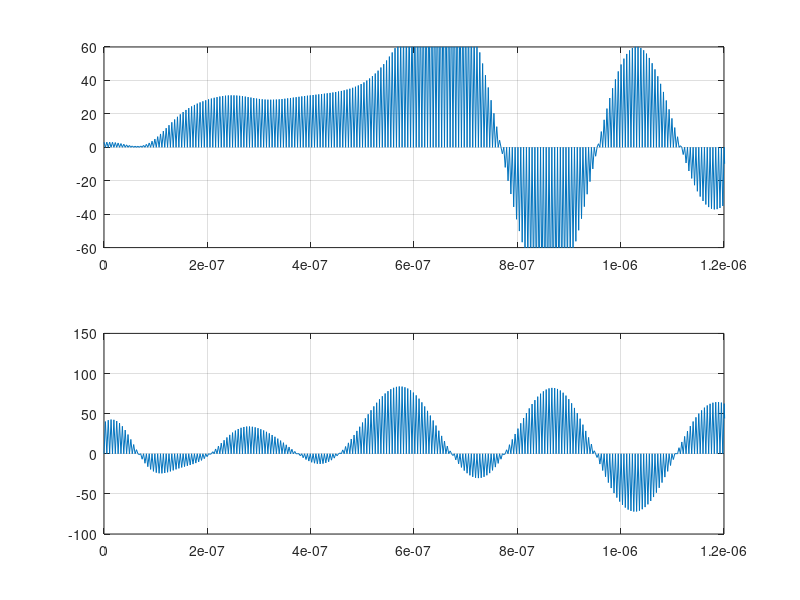
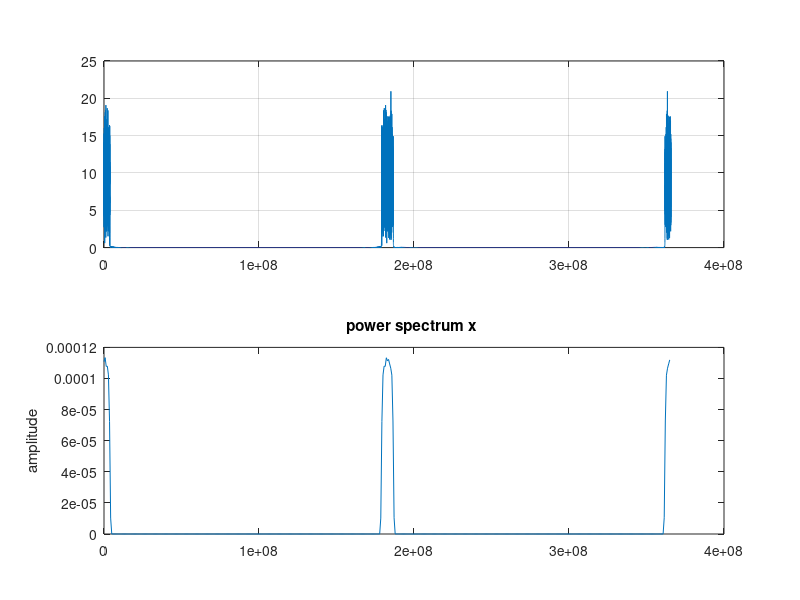
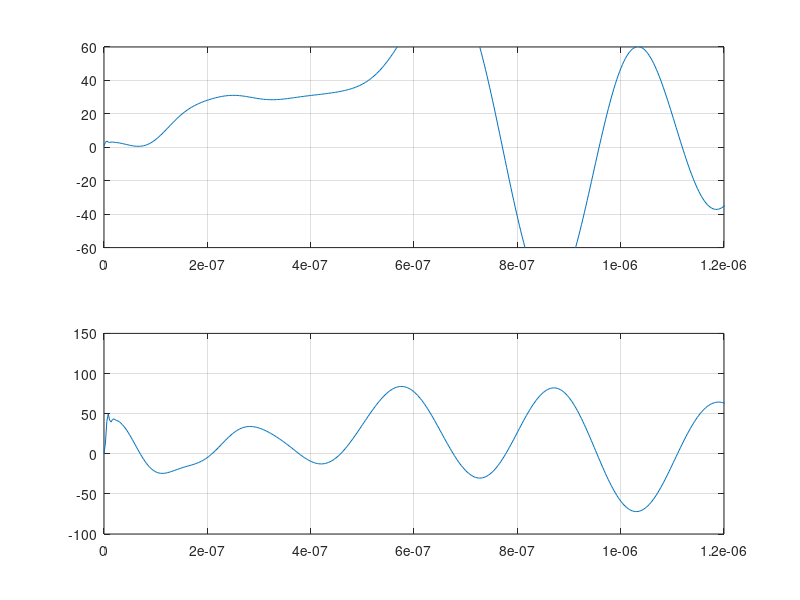
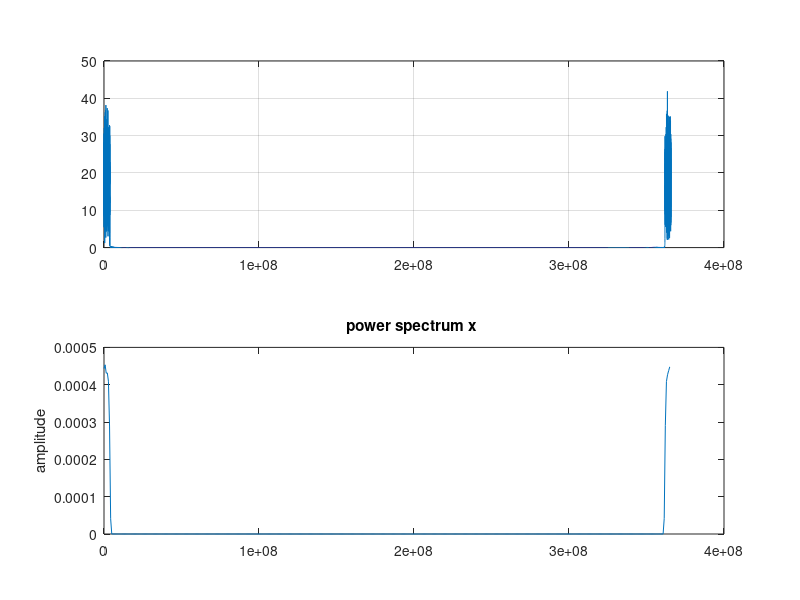

MATLAB code to generate these figures, in order:
%DVB-T 2K Reception
clear all;
close all;
Tu=224e-6; %useful OFDM symbol period
T=Tu/2048; %baseband elementary period
G=0; %choice of 1/4, 1/8, 1/16, and 1/32
delta=G*Tu; %guard band duration
Ts=delta+Tu; %total OFDM symbol period
Kmax=1705; %number of subcarriers
Kmin=0;
FS=4096; %IFFT/FFT length
q=10; %carrier period to elementary period ratio
fc=q*1/T; %carrier frequency
Rs=4*fc; %simulation period
t=0:1/Rs:Tu;
tt=0:T/2:Tu;
%Data generator
sM = 2;
[x,y] = meshgrid((-sM+1):2:(sM-1),(-sM+1):2:(sM-1));
alphabet = x(:) + 1i*y(:);
N=Kmax+1;
rand('state',0);
a=-1+2*round(rand(N,1)).'+i*(-1+2*round(rand(N,1))).';
A=length(a);
info=zeros(FS,1);
info(1:(A/2)) = [ a(1:(A/2)).'];
info((FS-((A/2)-1)):FS) = [ a(((A/2)+1):A).'];
carriers=FS.*ifft(info,FS);
%Upconverter
L = length(carriers);
chips = [ carriers.';zeros((2*q)-1,L)];
p=1/Rs:1/Rs:T/2;
g=ones(length(p),1);
dummy=conv(g,chips(:));
u=[dummy; zeros(46,1)];
[b,aa] = butter(13,1/20);
uoft = filter(b,aa,u);
delay=64; %Reconstruction filter delay
s_tilde=(uoft(delay+(1:length(t))).').*exp(1i*2*pi*fc*t);
s=real(s_tilde);
%OFDM RECEPTION
%Downconversion
r_tilde=exp(-1i*2*pi*fc*t).*s; %(F)
figure(1);
subplot(211);
plot(t,real(r_tilde));
axis([0e-7 12e-7 -60 60]);
grid on;
figure(1);
subplot(212);
plot(t,imag(r_tilde));
axis([0e-7 12e-7 -100 150]);
grid on;
figure(2);
ff=(Rs)*(1:(q*FS))/(q*FS);
subplot(211);
plot(ff,abs(fft(r_tilde,q*FS))/FS);
grid on;
figure(2);
subplot(212);
pwelch(r_tilde,[],[],[],Rs);
%Carrier suppression
[B,AA] = butter(3,1/2);
r_info=2*filter(B,AA,r_tilde); %Baseband signal continuous-time (G)
figure(3);
subplot(211);
plot(t,real(r_info));
axis([0 12e-7 -60 60]);
grid on;
figure(3);
subplot(212);
plot(t,imag(r_info));
axis([0 12e-7 -100 150]);
grid on;
figure(4);
f=(2/T)*(1:(FS))/(FS);
subplot(211);
plot(ff,abs(fft(r_info,q*FS))/FS);
grid on;
subplot(212);
pwelch(r_info,[],[],[],Rs);
%Sampling
r_data=real(r_info(1:(2*q):length(t)))... %Baseband signal, discretetime
+1i*imag(r_info(1:(2*q):length(t))); % (H)
figure(5);
subplot(211);
stem(tt(1:20),(real(r_data(1:20))));
axis([0 12e-7 -60 60]);
grid on;
figure(5);
subplot(212);
stem(tt(1:20),(imag(r_data(1:20))));
axis([0 12e-7 -100 150]);
grid on;
figure(6);
f=(2/T)*(1:(FS))/(FS);
subplot(211);
plot(f,abs(fft(r_data,FS))/FS);
grid on;
subplot(212);
pwelch(r_data,[],[],[],2/T);
%FFT
info_2N=(1/FS).*fft(r_data,FS); % (I)
info_h=[info_2N(1:A/2) info_2N((FS-((A/2)-1)):FS)];
%Slicing
for k=1:N,
a_hat(k)=alphabet((info_h(k)-alphabet)==min(info_h(k)-alphabet)); %
(J)
end;
figure(7)
plot(info_h((1:A)),'.k');
title('info-h Received Constellation')
axis square;
axis equal;
figure(8)
plot(a_hat((1:A)),'or');
title('a_hat 4-QAM')
axis square;
axis equal;
grid on;
axis([-1.5 1.5 -1.5 1.5]);